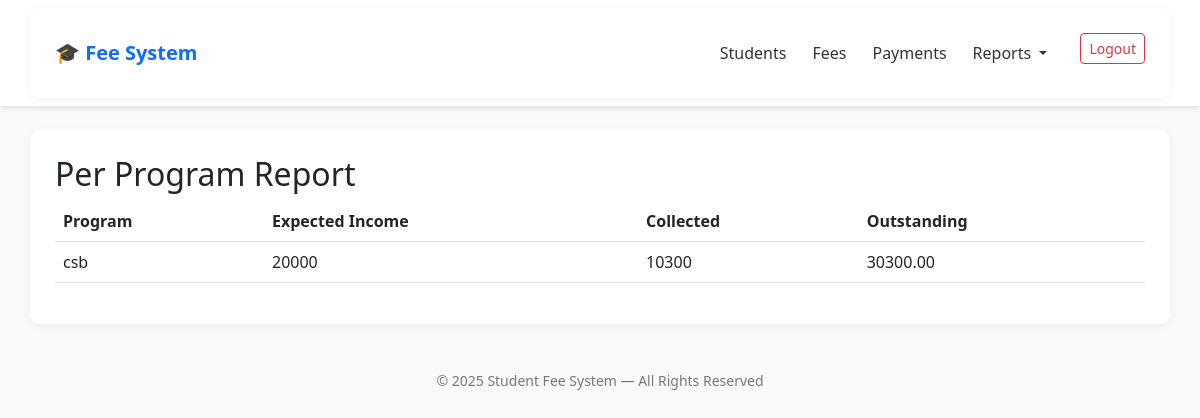
The page /reports/program/ (signed in) on the database as committed earlier.
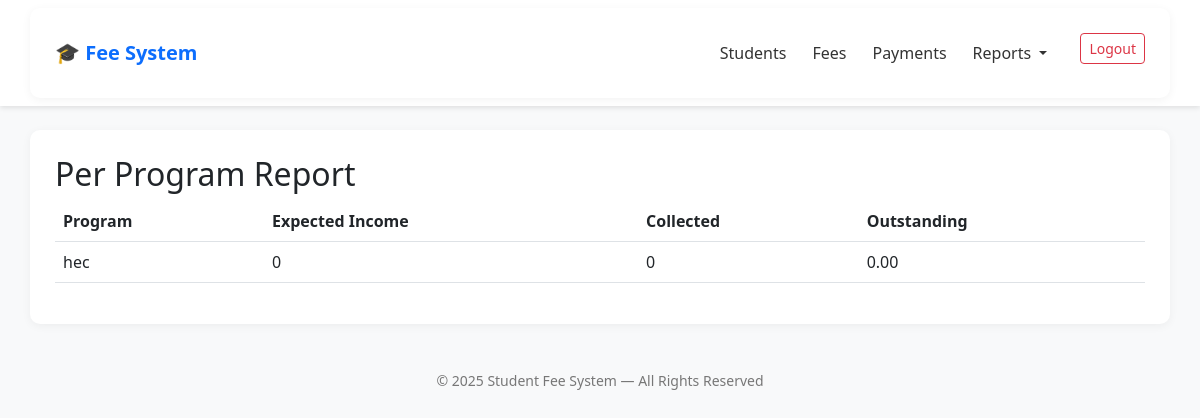
The same page on the database as committed later.
### management/models.py (models this page shows, shortened)
class Student(models.Model):
    student_id = models.CharField(max_length=10, unique=True, primary_key=True)  # e.g., S001
    name = models.CharField(max_length=100)
    program = models.CharField(max_length=100)
    campus = models.CharField(max_length=50)
    year_of_study = models.PositiveIntegerField(validators=[MinValueValidator(1)])
    def get_total_fee(self):
        fee = FeeStructure.objects.filter(program=self.program, year=self.year_of_study).first()
        if not fee:
            print(f"DEBUG: No fee for {self.name} (program: {self.program}, year: {self.year_of_study})")  # Temp debug
            return 0
        print(f"DEBUG: Fee for {self.name}: {fee.total_fee}")  # Temp
        return fee.total_fee
    def get_total_paid(self):
        from django.db.models import Sum
        total = self.payment_set.aggregate(total=Sum('amount'))['total']
        paid = total or 0
        print(f"DEBUG: Paid for {self.name}: {paid}")  # Temp
        return paid

### management/views.py (the view)
# urls.py: path('reports/program/', views.PerProgramReportView.as_view(), name='per_program_report'),
class PerProgramReportView(LoginRequiredMixin, TemplateView):
    template_name = 'management/reports/program.html'
    def get_context_data(self, **kwargs):
        context = super().get_context_data(**kwargs)
        programs = {}
        for student in Student.objects.all():
            prog = student.program
            if prog not in programs:
                programs[prog] = {'expected': 0, 'collected': 0}
            programs[prog]['expected'] += student.get_total_fee()
            programs[prog]['collected'] += student.get_total_paid()
        context['programs'] = programs
        return context

### templates/management/reports/program.html
{% extends 'base.html' %}
{% block content %}
<h2>Per Program Report</h2>
<table class="table">
    <thead><tr><th>Program</th><th>Expected Income</th><th>Collected</th><th>Outstanding</th></tr></thead>
    <tbody>
        {% for prog, data in programs.items %}
        <tr>
            <td>{{ prog }}</td>
            <td>{{ data.expected }}</td>
            <td>{{ data.collected }}</td>
            <td>{{ data.expected|add:data.collected|floatformat:2 }}</td>
        </tr>
        {% empty %}
        <tr><td colspan="4">No programs.</td></tr>
        {% endfor %}
    </tbody>
</table>
{% endblock %}

Rows that differ between the two databases and show on the page:
removed Student: programs "csb"
added Student: programs "hec"
Other text that changed with them:
new list line: "0 0 0.00"
list line gone: "20000 10300 30300.00"
